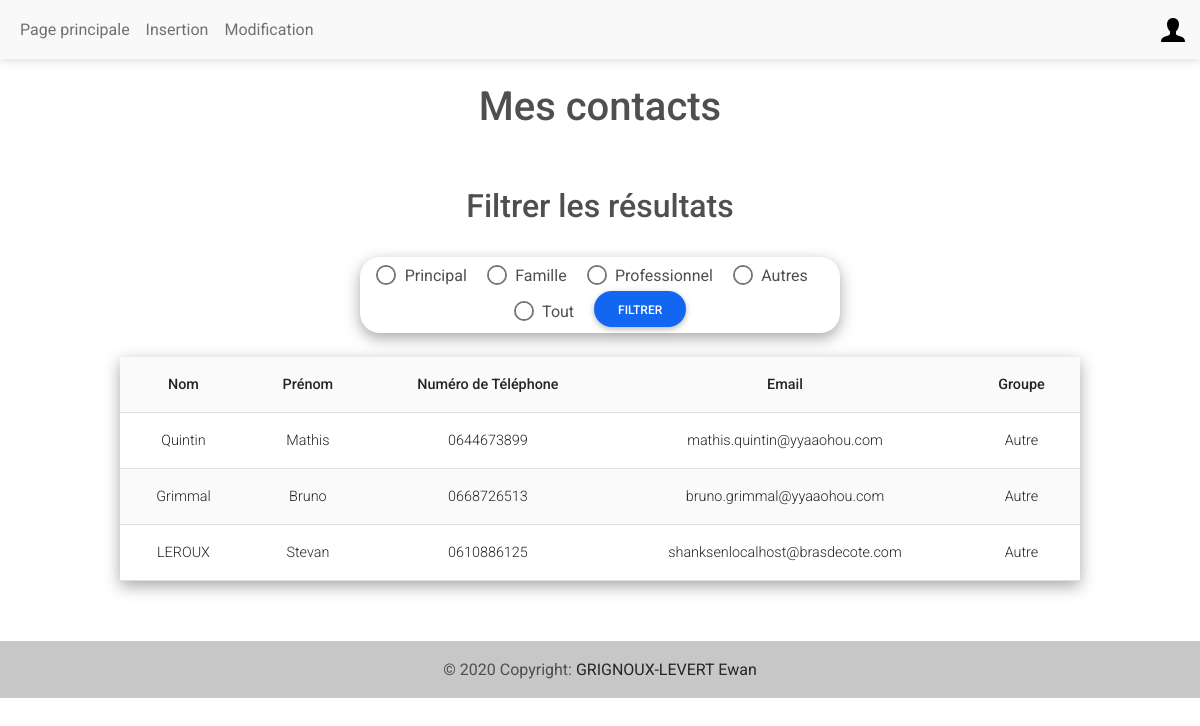
/index.php?inlineRadioOptions=Autre (signed in), run on the app's committed database.
### tables this page shows
CREATE TABLE "Coordonnees" (
	"id"	INTEGER,
	"nom"	VARCHAR(30) NOT NULL,
	"prenom"	VARCHAR(30) NOT NULL,
	"phoneNumber"	VARCHAR(10),
	"email"	VARCHAR(40) CHECK("email" LIKE '%@%'),
	"idUsers"	INTEGER NOT NULL,
	"groups"	VARCHAR(10) NOT NULL CHECK("groups" IN ('Principal', 'Travail', 'Famille', 'Autre')),
	FOREIGN KEY("idUsers") REFERENCES "Users"("id") ON UPDATE CASCADE ON DELETE CASCADE,
	PRIMARY KEY("id" AUTOINCREMENT)
);

### index.php (the view, shortened to what this page needs)
<!DOCTYPE html>
<html lang="fr">
    <head>
        <link href="style.css" rel="stylesheet" type="text/css">
        <link rel="stylesheet" href="https://cdnjs.cloudflare.com/ajax/libs/font-awesome/6.0.0/css/all.min.css%22/%3E">
        <link rel="stylesheet" href="css/mdb.min.css" />
    </head>
    <body>
        <nav class="navbar navbar-expand-lg navbar-light bg-light">
            <div class="container-fluid">
                <div class="collapse navbar-collapse" id="navbarSupportedContent">
                    <ul class="navbar-nav me-auto mb-2 mb-lg-0">
                        <li class="nav-item">
                        <a class="nav-link" href="index.php">Page principale</a>
                        </li>
                        <?php
                            if(isset($_SESSION) && $_SESSION['status']=='admin'){
                                echo '<li class="nav-item">';
                                echo '<a class="nav-link" href="insertion.php">Insertion</a>';
                                echo '</li>';
                                echo '<li class="nav-item">';
                                echo '<a class="nav-link" href="modification.php">Modification</a>';
                                echo '</li>';
                            }
                        ?>
                    </ul>
                </div>
                <div class="dropdown">
                    <a class="dropdown-toggle d-flex align-items-center hidden-arrow" href="#" id="navbarDropdownMenuAvatar" role="button" data-mdb-toggle="dropdown" aria-expanded="false">
                        <img src="img/user.png" alt="user icon" loading="lazy">
                    </a>
                </div>
            </div>
        </nav>
        <h1>Mes contacts</h1>
        <section>
            <h2>Filtrer les résultats</h2>
            <form id="ind_form" action="#" method="GET">
                <div class="form-check form-check-inline">
                    <input class="form-check-input" type="radio" name="inlineRadioOptions" id="inlineRadio1" value="Principal" />
                    <label class="form-check-label" for="inlineRadio1">Principal</label>
                </div>
                <div class="form-check form-check-inline">
                    <input class="form-check-input" type="radio" name="inlineRadioOptions" id="inlineRadio2" value="Famille" />
                    <label class="form-check-label" for="inlineRadio1">Famille</label>
                </div>
                <div class="form-check form-check-inline">
                    <input class="form-check-input" type="radio" name="inlineRadioOptions" id="inlineRadio3" value="Travail" />
                    <label class="form-check-label" for="inlineRadio1">Professionnel</label>
                </div>
                <div class="form-check form-check-inline">
                    <input class="form-check-input" type="radio" name="inlineRadioOptions" id="inlineRadio4" value="Autre" />
                    <label class="form-check-label" for="inlineRadio1">Autres</label>
                </div>
                <div class="form-check form-check-inline">
                    <input class="form-check-input" type="radio" name="inlineRadioOptions" id="inlineRadio13" value="Tout" />
                    <label class="form-check-label" for="inlineRadio1">Tout</label>
                </div>
                <input type="submit" class="btn btn-primary btn-rounded" id="ind_button" value='Filtrer'>
            </form>
        </section>
        <?php
        include "function.php" ;
        $madb = new PDO('sqlite:'.$_SERVER["DOCUMENT_ROOT"]."/WEB2/IUT-Projet-WEB/DB/database.sqlite") ;
        if (!empty($_GET)){
            if ($_GET["inlineRadioOptions"] == "Tout"){
                $query = 'SELECT * FROM Coordonnees WHERE idUsers LIKE '.$_SESSION["id"].';';
            }
            else{
                $groups_filtre= $madb->quote($_GET["inlineRadioOptions"]);
            $query = 'SELECT * FROM Coordonnees WHERE idUsers LIKE '.$_SESSION["id"].' AND groups LIKE '.$groups_filtre.';';
            }
            $result = $madb->query($query);
            $tb = "
                <tr>
                <th scope='col'>Nom</th>
                <th scope='col'>Prénom</th>
                <th scope='col'>Numéro de Téléphone</th>
                <th scope='col'>Email</th>
                <th scope='col'>Groupe</th>
                </tr>
                <tr>
            ";
            while ($row = $result->fetch(PDO::FETCH_ASSOC)) {
                $nom = $row["nom"];
                $prenom = $row["prenom"];
                $phone = $row["phoneNumber"];
                $mail = $row["email"];
                $groups = $row["groups"];
                $tb .= "<td> $nom </td>";
                $tb .= "<td> $prenom </td>";
                $tb .= "<td> $phone </td>";
                $tb .= "<td> $mail </td>";
                $tb .= "<td> $groups </td>";
                $tb .= "</tr>";
            }
        }
        echo "<div table-responsive>
            <table class='table table-striped ' id='index_tab'>
            $tb
            </table>";
        ?>
        <footer class="bg-light text-center text-lg-start">
            <div class="text-center p-3" style="background-color: rgba(0, 0, 0, 0.2);">
                © 2020 Copyright:
                <a class="text-dark" href="https://mdbootstrap.com/">GRIGNOUX-LEVERT Ewan</a>
            </div>
        </footer>
    </body>
</html>

### style.css (style rules this page uses)
h1, h2 { text-align: center; padding: 2%; }
body { position: relative; margin: 0; padding: 0; min-height: 100%; width: 100%; }
#ind_form { text-align: center; padding: 0.5%; margin-left: 30%; margin-bottom: 2%; width : 40%; box-shadow: rgba(0, 0, 0, 0.35) 0px 5px 15px; border-radius: 20px; }
#index_tab { width: 80%; margin-left: 10%; box-shadow: rgba(0, 0, 0, 0.35) 0px 5px 15px; text-align: center; }
footer { margin-top: 5%; margin-bottom: 0%; width: 100%; text-align: center; }

### data on the page
coordonnees: nom "Quintin", prenom "Mathis", phoneNumber "0644673899", email "mathis.quintin@yyaaohou.com", groups "Autre"
coordonnees: nom "Grimmal", prenom "Bruno", phoneNumber "0668726513", email "bruno.grimmal@yyaaohou.com", groups "Autre"
coordonnees: nom "LEROUX", prenom "Stevan", phoneNumber "0610886125", email "shanksenlocalhost@brasdecote.com", groups "Autre"
